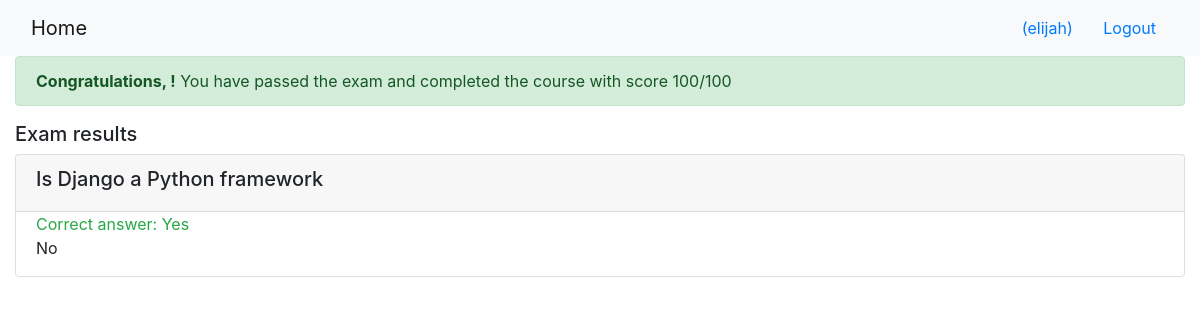
The page /onlinecourse/course/1/submission/1/result/ (signed in) on the database its author committed.
### onlinecourse/models.py (models this page shows, shortened)
class Question(models.Model):
    course = models.ForeignKey(Course, on_delete=models.CASCADE)
    content = models.CharField(max_length=200)
    grade = models.IntegerField(default=50)

class Choice(models.Model):
    question = models.ForeignKey(Question, on_delete=models.CASCADE)
    content = models.CharField(max_length=200)
    is_correct = models.BooleanField(default=False)

### onlinecourse/views.py (the view)
# urls.py: path('course/<int:course_id>/submission/<int:submission_id>/result/', views.show_exam_result, name="exam_result"),
def show_exam_result(request, course_id, submission_id):
    context = {}
    course = get_object_or_404(Course, pk=course_id)
    submission = Submission.objects.get(id=submission_id)
    choices = submission.choices.all()
    total_score = 0
    questions = course.question_set.all()  # Assuming course has related questions
    for question in questions:
        correct_choices = question.choice_set.filter(is_correct=True)  # Get all correct choices for the question
        selected_choices = choices.filter(question=question)  # Get the user's selected choices for the question
        if set(correct_choices) == set(selected_choices):
            total_score += question.grade  # Add the question's grade only if all correct answers are selected
    context['course'] = course
    context['grade'] = total_score
    context['choices'] = choices
    return render(request, 'onlinecourse/exam_result_bootstrap.html', context)

### onlinecourse/templates/onlinecourse/exam_result_bootstrap.html (shortened to what this page needs)
<!DOCTYPE html>
<html lang="en">
<head>
    {% load static %}
    <link rel="stylesheet" href="https://maxcdn.bootstrapcdn.com/bootstrap/4.5.2/css/bootstrap.min.css">
</head>
<body>
 <nav class="navbar navbar-light bg-light">
    <div class="container-fluid">
        <div class="navbar-header">
              <a class="navbar-brand" href="{% url 'onlinecourse:index' %}">Home</a>
        </div>
        <ul class="nav navbar-nav navbar-right">
            {% if user.is_authenticated %}
            <li>
                <a class="btn btn-link" href="#">{{ user.first_name }}({{ user.username }})</a>
                <a class="btn btn-link" href="{% url 'onlinecourse:logout' %}">Logout</a>
            </li>
            {% endif %}
        </ul>
    </div>
</nav>
<div class="container-fluid">
    {% if grade > 80 %}
    <div class="alert alert-success">
        <b>Congratulations, {{ user.first_name }}!</b> You have passed the exam and completed the course with score {{ grade }}/100
    </div>
        {% else %}
    <div class="alert alert-danger">
        <b>Failed</b> Sorry, {{ user.first_name }}! You have failed the exam with score {{ grade }}/100
    </div>
        <a class="btn btn-link text-danger" href="{% url 'onlinecourse:course_details' course.id %}">Re-test</a>
        {% endif %}
        <div class="card-columns-vertical mt-1">
            <h5 class="">Exam results</h5>
            {% for question in course.question_set.all %}
            <div class="card mt-1">
                <div class="card-header"><h5>{{ question.content }}</h5></div>
                <div class="form-group">
                    {% for choice in question.choice_set.all %}
                    <div class="form-check">
                        {% if choice.is_correct and choice in choices %}
                        <div class="text-success">Correct answer: {{ choice.content }}</div>
                        {% else %}{% if choice.is_correct and not choice in choices %}
                        <div class="text-warning">Not selected: {{ choice.content }}</div>
                        {% else %}{% if not choice.is_correct and choice in choices %}
                        <div class="text-danger">Wrong answer: {{ choice.content }}</div>
                        {% else %}
                        <div>{{ choice.content }}</div>
                        {% endif %}{% endif %}{% endif %}
                    </div>
                    {% endfor %}
                </div>
            </div>
            {% endfor %}
        </div>
    </div>
</body>
</html>

### rows shown on the page
Question: content "Is Django a Python framework"
Choice: content "Yes"
Choice: content "No"

### other values the page prints
{{ user.username }} "elijah"
{{ grade }} "100"
